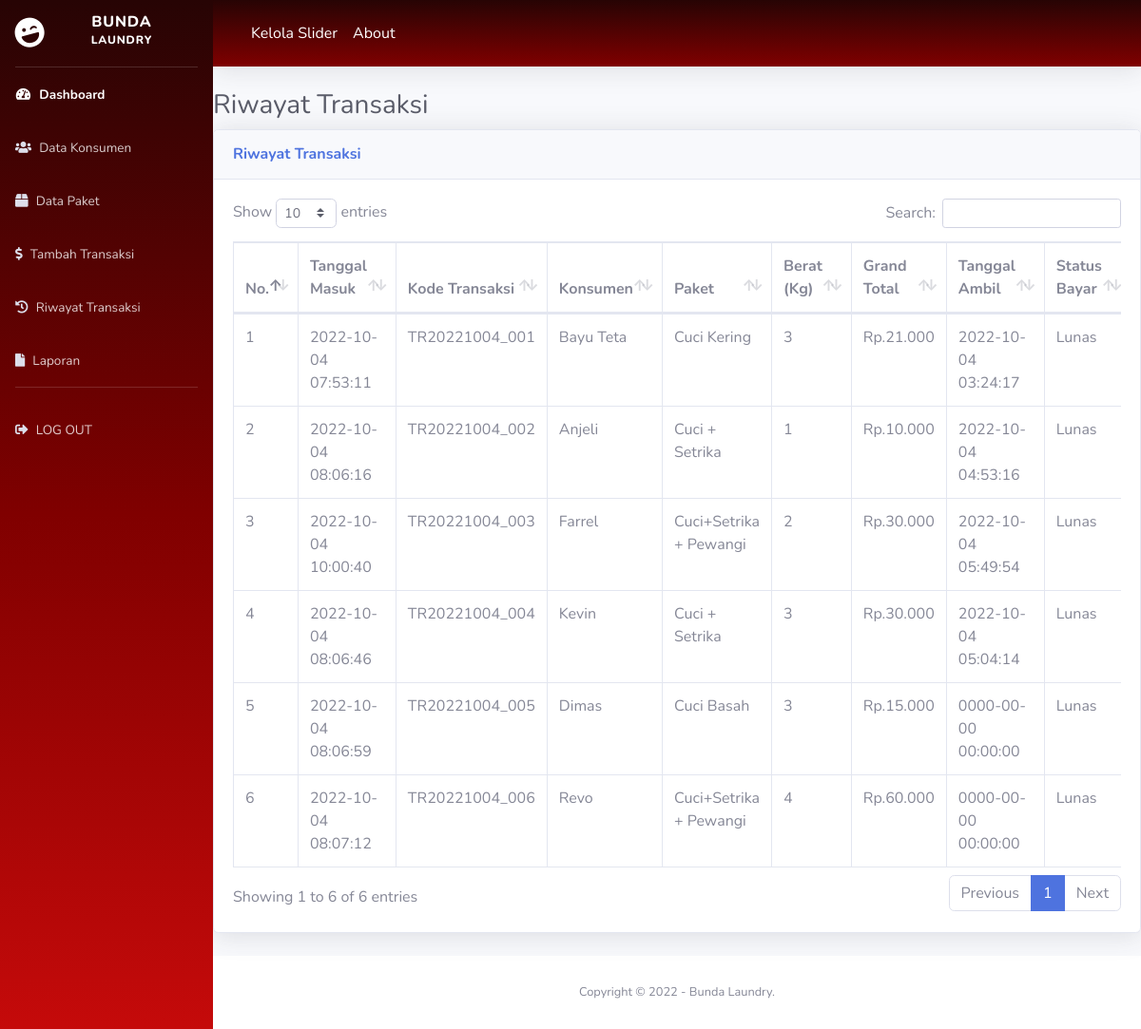
The app's page /index.php/transaksi/riwayat with its own data.
### tables this page shows
CREATE TABLE `transaksi` (
  `kode_transaksi` varchar(20) NOT NULL,
  `kode_konsumen` varchar(12) NOT NULL,
  `kode_paket` varchar(12) NOT NULL,
  `tgl_masuk` datetime NOT NULL,
  `tgl_ambil` datetime NOT NULL,
  `berat` int(10) NOT NULL,
  `grand_total` int(12) NOT NULL,
  `bayar` varchar(20) NOT NULL,
  `status` varchar(20) NOT NULL
);

CREATE TABLE `konsumen` (
  `kode_konsumen` varchar(12) NOT NULL,
  `nama_konsumen` varchar(50) NOT NULL,
  `alamat_konsumen` text NOT NULL,
  `no_telp` varchar(14) NOT NULL
);

CREATE TABLE `paket` (
  `kode_paket` varchar(20) NOT NULL,
  `nama_paket` varchar(50) NOT NULL,
  `harga_paket` varchar(20) NOT NULL
);

### application/controllers/transaksi.php (called while the page is built, shortened)
<?php
class Transaksi extends CI_Controller {
    public function __construct()
    {
        $this->load->model('m_transaksi');
    }
    public function riwayat()
    {
        $isi['content'] = 'backend/transaksi/riwayat_transaksi';
        $isi['judul'] = 'Riwayat Transaksi';
        $isi['data'] = $this->m_transaksi->getAllRiwayat();
        $this->load->view('backend/dashboard', $isi);
    }
}

### index.php (called while the page is built, shortened)
<?php
require_once BASEPATH.'core/CodeIgniter.php';

### application/models/m_transaksi.php (called while the page is built, shortened)
<?php
class M_transaksi extends CI_Model {
    public function getAllRiwayat()
    {
        $this->db->select('*');
        $this->db->from('transaksi');
        $this->db->join('konsumen', 'transaksi.kode_konsumen = konsumen.kode_konsumen', 'left');
        $this->db->join('paket', 'transaksi.kode_paket = paket.kode_paket', 'left');
        return $this->db->get()->result();
    }
}

### application/views/backend/transaksi/riwayat_transaksi.php (the view, shortened to what this page needs)
<!DOCTYPE html>
<html lang="en">
<head>
</head>
<body>
<h1 class="h3 mb-2 text-gray-800"><?= $judul;?></h1>
    <div class="card shadow mb-4">
        <div class="card-header py-3">
            <h6 class="m-0 font-weight-bold text-primary"><?= $judul;?></h6>
        </div>
        <div class="card-body">
            <div class="table-responsive">
                <table class="table table-bordered" id="dataTable" width="100%" cellspacing="0">
                <thead>
                    <tr>
                        <th>No.</th>
                        <th>Tanggal Masuk</th>
                        <th>Kode Transaksi</th>
                        <th>Konsumen</th>
                        <th>Paket</th>
                        <th>Berat (Kg)</th>
                        <th>Grand Total</th>
                        <th>Tanggal Ambil</th>
                        <th>Status Bayar</th>
                    </tr>
                </thead>
                    <tbody>
                        <?php
                            $no = 1;
                            foreach ($data as $row) { ?>
                                <tr>
                                    <td><?= $no++;?></td>
                                    <td><?= $row->tgl_masuk;?></td>
                                    <td><?= $row->kode_transaksi;?></td>
                                    <td><?= $row->nama_konsumen;?></td>
                                    <td><?= $row->nama_paket;?></td>
                                    <td><?= $row->berat;?></td>
                                    <td><?= "Rp.".number_format($row->grand_total,0,'.','.') ;?></td>
                                    <td><?= $row->tgl_ambil;?></td>
                                    <td><?= $row->bayar;?></td>
                                </tr>
                          <?php }
                        ?>
                    </tbody>
                </table>
            </div>
        </div>
    </div>
</body>
</html>

### application/views/backend/dashboard.php (shortened to what this page needs)
<!DOCTYPE html>
<html lang="en">
<head>
    <link href="<?= base_url()?>assets/admin/vendor/fontawesome-free/css/all.min.css" rel="stylesheet" type="text/css">
    <link rel="stylesheet" href="<?= base_url()?>assets/admin/vendor/datatables/dataTables.bootstrap4.min.css">
    <link href="<?= base_url()?>assets/admin/css/sb-admin-2.min.css" rel="stylesheet">
</head>
<body id="page-top">
    <div id="wrapper">
        <?php $this->load->view('backend/menu')?>
        <div id="content-wrapper" class="d-flex flex-column">
            <div id="content">
                <nav class="navbar navbar-expand navbar-dark topbar mb-4 static-top shadow" style="background-image: linear-gradient(#270404, #800000);">
                    <nav class="navbar navbar-expand-lg navbar-light">
                    <div class="collapse navbar-collapse" id="navbarNavAltMarkup">
                        <div class="navbar-nav">
                        <a class="nav-item nav-link active" href="<?= base_url()?>slider">Kelola Slider <span class="sr-only">(current)</span></a>
                        </div>
                    </div>
                    <div class="collapse navbar-collapse" id="navbarNavAltMarkup">
                        <div class="navbar-nav">
                        <a class="nav-item nav-link active" href="<?= base_url()?>about">About <span class="sr-only">(current)</span></a>
                        </div>
                    </div>
                    </nav>
                </nav>
                <?php $this->load->view($content); ?>
            </div>
            <footer class="sticky-footer bg-white">
                <div class="container my-auto">
                    <div class="copyright text-center my-auto">
                        <span>Copyright &copy; 2022 - Bunda Laundry.</span>
                    </div>
                </div>
            </footer>
        </div>
    </div>
</body>
</html>

### application/views/backend/menu.php (shortened to what this page needs)
<!DOCTYPE html>
<html lang="en">
    <head>
    </head>
    <body>
        <ul class="navbar-nav bg_menu bg-gradient-primary sidebar sidebar-dark accordion" id="accordionSidebar">
            <a class="sidebar-brand d-flex align-items-center justify-content-center" href="<?= base_url()?>dashboard">
                <div class="sidebar-brand-icon rotate-n-15">
                    <i class="fas fa-laugh-wink"></i>
                </div>
                <div class="sidebar-brand-text mx-3">Bunda <sup>Laundry</sup></div>
            </a>
            <hr class="sidebar-divider my-0">
            <li class="nav-item active">
                <a class="nav-link" href="<?= base_url()?>dashboard">
                    <i class="fas fa-fw fa-tachometer-alt"></i>
                    <span>Dashboard</span></a>
            </li>
            <li class="nav-item">
                <a class="nav-link" href="<?= base_url()?>konsumen">
                <i class="fas fa-users fa-2x text-gray-300"></i> <span>Data Konsumen</span></a>
            </li>
            <li class="nav-item">
                <a class="nav-link" href="<?= base_url()?>paket">
                <i class="fas fa-box fa-2x text-gray-300"> </i> <span>Data Paket</span></a>
            </li>
            <li class="nav-item">
                <a class="nav-link" href="<?= base_url()?>transaksi/tambah">
                <i class="fas fa-dollar-sign fa-2x text-gray-300"></i>  <span>Tambah Transaksi</span></a>
            </li>
            <li class="nav-item">
                <a class="nav-link" href="<?= base_url()?>transaksi/riwayat">
                <i class="fas fa-history fa-2x text-gray-300"></i> <span>Riwayat Transaksi</span></a>
            </li>
            <li class="nav-item">
                <a class="nav-link" href="<?= base_url()?>laporan">
                <i class="fas fa-file fa-2x text-gray-300"></i> <span>Laporan</span></a>
            </li>
            <hr class="sidebar-divider d-none d-md-block">
            <li class="nav-item">
                <a class="nav-link" href="<?= base_url()?>login/logout">
                <i class="fas fa-sign-out-alt fa-2x text-gray-300"></i> <span>LOG OUT</span></a>
            </li>
        </ul>
    </body>
</html>

### application/views/backend/menu.php (style rules this page uses)
.bg_menu { background-image: linear-gradient(#270404, #800000, #c50a0a); }

### records on screen
transaksi: tgl_masuk "2022-10-04 07:53:11", kode_transaksi "TR20221004_001", kode_konsumen.nama_konsumen "Bayu Teta", kode_paket.nama_paket "Cuci Kering", berat "3", grand_total "21.000", tgl_ambil "2022-10-04 03:24:17", bayar "Lunas"
transaksi: tgl_masuk "2022-10-04 08:06:16", kode_transaksi "TR20221004_002", kode_konsumen.nama_konsumen "Anjeli", kode_paket.nama_paket "Cuci + Setrika", berat "1", grand_total "10.000", tgl_ambil "2022-10-04 04:53:16", bayar "Lunas"
transaksi: tgl_masuk "2022-10-04 10:00:40", kode_transaksi "TR20221004_003", kode_konsumen.nama_konsumen "Farrel", kode_paket.nama_paket "Cuci+Setrika + Pewangi", berat "2", grand_total "30.000", tgl_ambil "2022-10-04 05:49:54", bayar "Lunas"
transaksi: tgl_masuk "2022-10-04 08:06:46", kode_transaksi "TR20221004_004", kode_konsumen.nama_konsumen "Kevin", kode_paket.nama_paket "Cuci + Setrika", berat "3", grand_total "30.000", tgl_ambil "2022-10-04 05:04:14", bayar "Lunas"
transaksi: tgl_masuk "2022-10-04 08:06:59", kode_transaksi "TR20221004_005", kode_konsumen.nama_konsumen "Dimas", kode_paket.nama_paket "Cuci Basah", berat "3", grand_total "15.000", tgl_ambil "0000-00-00 00:00:00", bayar "Lunas"
transaksi: tgl_masuk "2022-10-04 08:07:12", kode_transaksi "TR20221004_006", kode_konsumen.nama_konsumen "Revo", kode_paket.nama_paket "Cuci+Setrika + Pewangi", berat "4", grand_total "60.000", tgl_ambil "0000-00-00 00:00:00", bayar "Lunas"

### other values on screen
$judul "Riwayat Transaksi"
